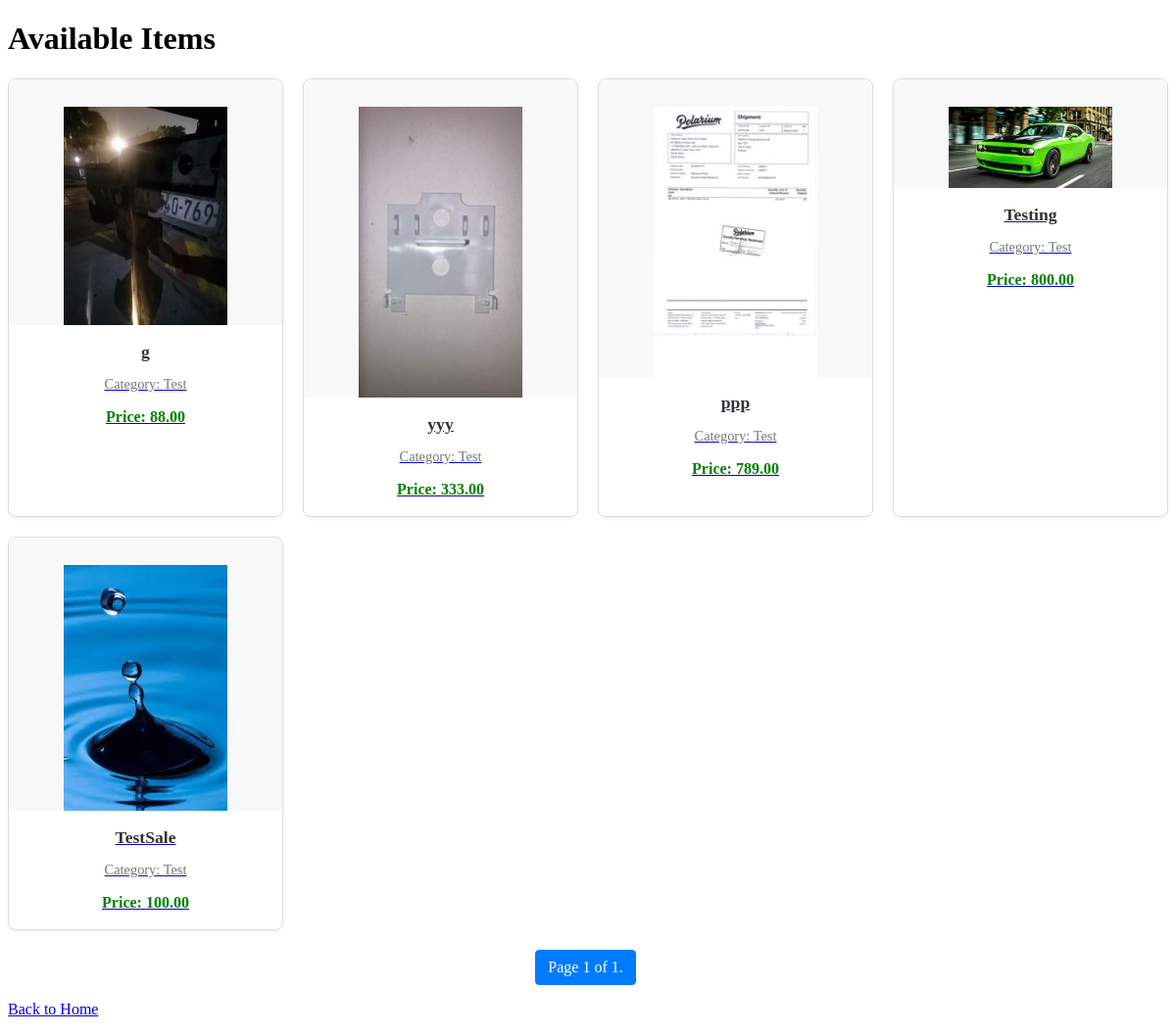
/item_list/, run on the app's committed database.
### marketplace/models.py (models this page shows, shortened)
class Item(models.Model):
    seller = models.ForeignKey(User, on_delete=models.CASCADE)
    title = models.CharField(max_length=200)
    description = models.TextField()
    category = models.ForeignKey(Category, on_delete=models.CASCADE)
    condition = models.CharField(
        max_length=50,
        choices=[
            ('new', 'New'),
            ('like_new', 'Like New'),
            ('very_good', 'Very Good'),
            ('good', 'Good'),
            ('fair', 'Fair'),
            ('damaged', 'Damaged'),
        ],
        default='good'
    )
    price = models.DecimalField(max_digits=10, decimal_places=2)
    image1 = models.ImageField(upload_to='item_images/', null=True, blank=True)
    image2 = models.ImageField(upload_to='item_images/', null=True, blank=True)
    image3 = models.ImageField(upload_to='item_images/', null=True, blank=True)
    image4 = models.ImageField(upload_to='item_images/', null=True, blank=True)
    image5 = models.ImageField(upload_to='item_images/', null=True, blank=True)
    image6 = models.ImageField(upload_to='item_images/', null=True, blank=True)
    image1_thumbnail = models.ImageField(upload_to='item_thumbnails/', blank=True, null=True)
    image2_thumbnail = models.ImageField(upload_to='item_thumbnails/', blank=True, null=True)
    image3_thumbnail = models.ImageField(upload_to='item_thumbnails/', blank=True, null=True)
    image4_thumbnail = models.ImageField(upload_to='item_thumbnails/', blank=True, null=True)
    image5_thumbnail = models.ImageField(upload_to='item_thumbnails/', blank=True, null=True)
    image6_thumbnail = models.ImageField(upload_to='item_thumbnails/', blank=True, null=True)
    created_at = models.DateTimeField(auto_now_add=True)
    updated_at = models.DateTimeField(auto_now=True)

class Category(models.Model):
    name = models.CharField(max_length=100, unique=True)
    class Meta:
        verbose_name_plural = "Categories"

### marketplace/views.py (the view)
# urls.py: path('item_list/', views.item_list_view, name='item_list'),
def item_list_view(request):
    item_list = Item.objects.all().order_by('-created_at')
    per_page = 12
    paginator = Paginator(item_list, per_page)
    page = request.GET.get('page')
    try:
        items = paginator.page(page)
    except PageNotAnInteger:
        items = paginator.page(1)
    except EmptyPage:
        items = paginator.page(paginator.num_pages)
    print(f"Type of 'items' in view: {type(items)}")
    print(f"'items.has_previous' in view: {hasattr(items, 'has_previous')}")
    print(f"'items.has_next' in view: {hasattr(items, 'has_next')}")
    print(f"'items.number' in view: {getattr(items, 'number', 'N/A')}")
    print(f"'items.paginator.num_pages' in view: {getattr(items.paginator, 'num_pages', 'N/A') if hasattr(items, 'paginator') else 'N/A'}")
    print(f"Number of items in item_list queryset: {item_list.count()}")
    print(f"Paginator per_page: {paginator.per_page}") # Add this line
    print(f"Paginator count: {paginator.count}")       # Add this line
    context = {'items': items}
    return render(request, 'marketplace/item_list.html', context)

### marketplace/templates/marketplace/item_list.html (shortened to what this page needs)
<!DOCTYPE html>
<html>
<head>
</head>
<body>
    <h1>Available Items</h1>
    {% if items %}
        <div class="item-grid-container">
            {% for item in items %}
                <div class="item-card">
                    <a href="{% url 'item_detail' item.id %}" class="card-link">
                        <div class="card-image-container">
                            {% if item.image1_thumbnail %}
                                <img src="{{ item.image1_thumbnail.url }}" alt="{{ item.title }}" class="card-image-thumbnail">
                            {% else %}
                                <div style="height: 100%; display: flex; align-items: center; justify-content: center;">No Image</div>
                            {% endif %}
                        </div>
                        <div class="card-details">
                            <h2 class="card-title">{{ item.title }}</h2>
                            <p class="card-category">Category: {{ item.category.name }}</p>
                            <p class="card-price">Price: {{ item.price }}</p>
                        </div>
                    </a>
                </div>
            {% endfor %}
        </div>
        <div class="pagination">
            <span class="step-links">
                <span class="current">
                    Page {{ items.number }} of {{ items.paginator.num_pages }}.
                </span>
            </span>
        </div>
    {% else %}
        <p>No items listed yet.</p>
    {% endif %}
    <p><a href="{% url 'home' %}">Back to Home</a></p>
</body>
</html>

### marketplace/templates/marketplace/item_list.html (style rules this page uses)
.item-grid-container { display: grid; grid-template-columns: repeat(auto-fit, minmax(250px, 1fr)); gap: 20px; margin-top: 20px; }
.item-card { border: 1px solid #ddd; border-radius: 8px; overflow: hidden; box-shadow: 0 2px 4px rgba(0, 0, 0, 0.05); transition: transform 0.2s ease-in-out; }
.card-image-container { position: relative; overflow: hidden; width: 100%; padding-top: 10%; display: flex; align-items: center; justify-content: center; background-color: #f8f8f8; }
.card-image-thumbnail { max-width: 60%; max-height: 60%; object-fit: contain; }
.card-details { padding: 2px; text-align: center; }
.card-title { font-size: 1.1em; font-weight: bold; margin-bottom: 5px; color: #333; text-decoration: none; }
.card-category { font-size: 0.9em; color: #777; margin-bottom: 8px; }
.card-price { font-weight: bold; color: green; font-size: 1em; }
.pagination { margin-top: 20px; text-align: center; }
.pagination a, .pagination span.current { display: inline-block; padding: 8px 12px; margin-right: 5px; border: 1px solid #ccc; border-radius: 4px; text-decoration: none; color: #333; }
.pagination span.current { background-color: #007bff; color: white; border-color: #007bff; }

### data on the page
Item: image1_thumbnail (picture), title "g", category.name "Test", price "88.00"
Item: image1_thumbnail (picture), title "yyy", category.name "Test", price "333.00"
Item: image1_thumbnail (picture), title "ppp", category.name "Test", price "789.00"
Item: image1_thumbnail (picture), title "Testing", category.name "Test", price "800.00"
Item: image1_thumbnail (picture), title "TestSale", category.name "Test", price "100.00"

### other printed values
{{ items.number }} "1"
{{ items.paginator.num_pages }} "1"
